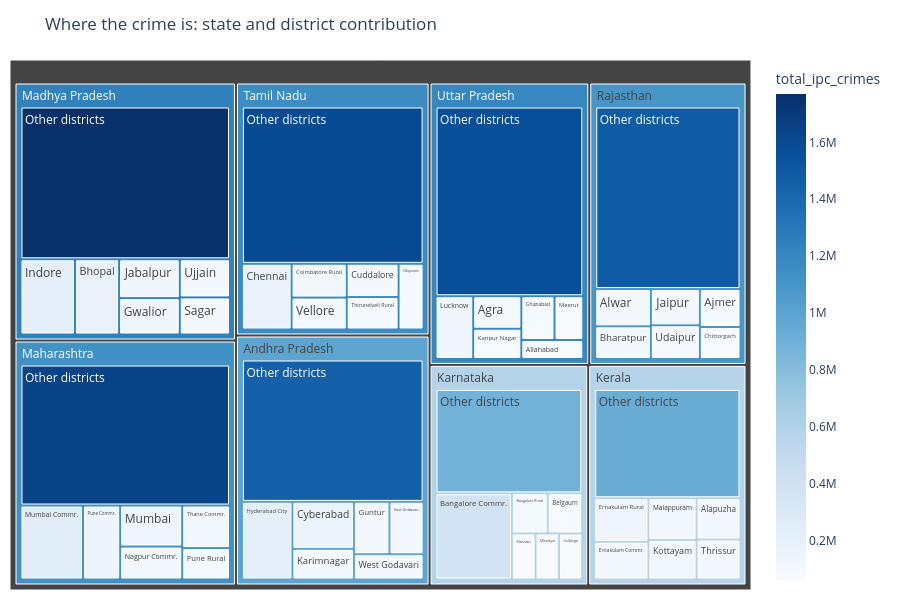

Notebook cell for this chart:
### Markdown cell above
## Chart 8: From state to district (interactive treemap)
**Question:** which districts drive the total of the biggest states? Click a state to zoom in. Each state shows its 6 largest districts and the rest grouped together.

### Code cell
dist_totals = df.groupby(["state", "district"])[TOTAL_COL].sum().reset_index()

parts = []
for st in top10[:8]:
    d = dist_totals[dist_totals["state"] == st].sort_values(TOTAL_COL, ascending=False)
    parts.append(d.head(6))
    leftover = d[TOTAL_COL].iloc[6:].sum()
    if leftover > 0:
        parts.append(pd.DataFrame({"state": [st], "district": ["Other districts"], TOTAL_COL: [leftover]}))
tree = pd.concat(parts, ignore_index=True)

fig = px.treemap(tree, path=["state", "district"], values=TOTAL_COL,
                 color=TOTAL_COL, color_continuous_scale="Blues",
                 title="Where the crime is: state and district contribution")
fig.update_layout(height=600, margin=dict(t=60, l=10, r=10, b=10))
fig.show()
save_html(fig, "03_08_state_district_treemap.html")

named = tree[tree["district"] != "Other districts"].sort_values(TOTAL_COL, ascending=False).iloc[0]
print(f"Insight: the single largest district in this view is {named['district']} ({named['state']}) with {named[TOTAL_COL]:,.0f} cases over the period.")

### Figure 1 — Plotly figure (JSON) as saved in the notebook; plotly's stock layout.template omitted (floating-point values rounded to 4 significant figures)
{"data": [{"branchvalues": "total", "customdata": [[226600.0], [183500.0], [130200.0], [121900.0], [105800.0], [103000.0], [1770000.0], [257500.0], [153100.0], [141800.0], [113800.0], [113200.0], [83370.0], [1645000.0], [182200.0], [104100.0], [98320.0], [96320.0], [94120.0], [91760.0], [1597000.0], [219300.0], [161700.0], [105600.0], [104100.0], [99970.0], [98530.0], [1448000.0], [132000.0], [87280.0], [81260.0], [81090.0], [70370.0], [65400.0], [1567000.0], [116100.0], [101200.0], [99530.0], [92100.0], [86370.0], [72550.0], [1484000.0], [380700.0], [83120.0], [80290.0], [62970.0], [62670.0], [61600.0], [886400.0], [136900.0], [118300.0], [116100.0], [110100.0], [105000.0], [101600.0], [925800.0], [1239000.0], [1136000.0], [1162000.0], [988800.0], [1201000.0], [1100000.0], [590800.0], [580500.0]], "domain": {"x": [0, 1], "y": [0, 1]}, "hovertemplate": "labels=%{label}<br>total_ipc_crimes_sum=%{value}<br>parent=%{parent}<br>id=%{id}<br>total_ipc_crimes=%{color}<extra></extra>", "ids": ["Madhya Pradesh/Indore", "Madhya Pradesh/Bhopal", "Madhya Pradesh/Jabalpur", "Madhya Pradesh/Gwalior", "Madhya Pradesh/Ujjain", "Madhya Pradesh/Sagar", "Madhya Pradesh/Other districts", "Maharashtra/Mumbai Commr.", "Maharashtra/Pune Commr.", "Maharashtra/Mumbai", "Maharashtra/Nagpur Commr.", "Maharashtra/Thane Commr.", "Maharashtra/Pune Rural", "Maharashtra/Other districts", "Tamil Nadu/Chennai", "Tamil Nadu/Coimbatore Rural", "Tamil Nadu/Vellore", "Tamil Nadu/Cuddalore", "Tamil Nadu/Thirunelveli Rural", "Tamil Nadu/Villupuram", "Tamil Nadu/Other districts", "Andhra Pradesh/Hyderabad City", "Andhra Pradesh/Cyberabad", "Andhra Pradesh/Karimnagar", "Andhra Pradesh/Guntur", "Andhra Pradesh/East Godavari", "Andhra Pradesh/West Godavari", "Andhra Pradesh/Other districts", "Uttar Pradesh/Lucknow", "Uttar Pradesh/Agra", "Uttar Pradesh/Kanpur Nagar", "Uttar Pradesh/Ghaziabad", "Uttar Pradesh/Meerut", "Uttar Pradesh/Allahabad", "Uttar Pradesh/Other districts", "Rajasthan/Alwar", "Rajasthan/Bharatpur", "Rajasthan/Jaipur", "Rajasthan/Udaipur", "Rajasthan/Ajmer", "Rajasthan/Chittorgarh", "Rajasthan/Other districts", "Karnataka/Bangalore Commr.", "Karnataka/Bangalore Rural", "Karnataka/Belgaum", "Karnataka/Hassan", "Karnataka/Mandya", "Karnataka/Gulbarga", "Karnataka/Other districts", "Kerala/Ernakulam Rural", "Kerala/Ernakulam Commr.", "Kerala/Malappuram", "Kerala/Kottayam", "Kerala/Alapuzha", "Kerala/Thrissur", "Kerala/Other districts", "Madhya Pradesh", "Maharashtra", "Tamil Nadu", "Andhra Pradesh", "Uttar Pradesh", "Rajasthan", "Karnataka", "Kerala"], "labels": ["Indore", "Bhopal", "Jabalpur", "Gwalior", "Ujjain", "Sagar", "Other districts", "Mumbai Commr.", "Pune Commr.", "Mumbai", "Nagpur Commr.", "Thane Commr.", "Pune Rural", "Other districts", "Chennai", "Coimbatore Rural", "Vellore", "Cuddalore", "Thirunelveli Rural", "Villupuram", "Other districts", "Hyderabad City", "Cyberabad", "Karimnagar", "Guntur", "East Godavari", "West Godavari", "Other districts", "Lucknow", "Agra", "Kanpur Nagar", "Ghaziabad", "Meerut", "Allahabad", "Other districts", "Alwar", "Bharatpur", "Jaipur", "Udaipur", "Ajmer", "Chittorgarh", "Other districts", "Bangalore Commr.", "Bangalore Rural", "Belgaum", "Hassan", "Mandya", "Gulbarga", "Other districts", "Ernakulam Rural", "Ernakulam Commr.", "Malappuram", "Kottayam", "Alapuzha", "Thrissur", "Other districts", "Madhya Pradesh", "Maharashtra", "Tamil Nadu", "Andhra Pradesh", "Uttar Pradesh", "Rajasthan", "Karnataka", "Kerala"], "marker": {"coloraxis": "coloraxis", "colors": [226600.0, 183500.0, 130200.0, 121900.0, 105800.0, 103000.0, 1770000.0, 257500.0, 153100.0, 141800.0, 113800.0, 113200.0, 83370.0, 1645000.0, 182200.0, 104100.0, 98320.0, 96320.0, 94120.0, 91760.0, 1597000.0, 219300.0, 161700.0, 105600.0, 104100.0, 99970.0, 98530.0, 1448000.0, 132000.0, 87280.0, 81260.0, 81090.0, 70370.0, 65400.0, 1567000.0, 116100.0, 101200.0, 99530.0, 92100.0, 86370.0, 72550.0, 1484000.0, 380700.0, 83120.0, 80290.0, 62970.0, 62670.0, 61600.0, 886400.0, 136900.0, 118300.0, 116100.0, 110100.0, 105000.0, 101600.0, 925800.0, 1239000.0, 1136000.0, 1162000.0, 988800.0, 1201000.0, 1100000.0, 590800.0, 580500.0]}, "name": "", "parents": ["Madhya Pradesh", "Madhya Pradesh", "Madhya Pradesh", "Madhya Pradesh", "Madhya Pradesh", "Madhya Pradesh", "Madhya Pradesh", "Maharashtra", "Maharashtra", "Maharashtra", "Maharashtra", "Maharashtra", "Maharashtra", "Maharashtra", "Tamil Nadu", "Tamil Nadu", "Tamil Nadu", "Tamil Nadu", "Tamil Nadu", "Tamil Nadu", "Tamil Nadu", "Andhra Pradesh", "Andhra Pradesh", "Andhra Pradesh", "Andhra Pradesh", "Andhra Pradesh", "Andhra Pradesh", "Andhra Pradesh", "Uttar Pradesh", "Uttar Pradesh", "Uttar Pradesh", "Uttar Pradesh", "Uttar Pradesh", "Uttar Pradesh", "Uttar Pradesh", "Rajasthan", "Rajasthan", "Rajasthan", "Rajasthan", "Rajasthan", "Rajasthan", "Rajasthan", "Karnataka", "Karnataka", "Karnataka", "Karnataka", "Karnataka", "Karnataka", "Karnataka", "Kerala", "Kerala", "Kerala", "Kerala", "Kerala", "Kerala", "Kerala", "", "", "", "", "", "", "", ""], "type": "treemap", "values": [226600.0, 183500.0, 130200.0, 121900.0, 105800.0, 103000.0, 1770000.0, 257500.0, 153100.0, 141800.0, 113800.0, 113200.0, 83370.0, 1645000.0, 182200.0, 104100.0, 98320.0, 96320.0, 94120.0, 91760.0, 1597000.0, 219300.0, 161700.0, 105600.0, 104100.0, 99970.0, 98530.0, 1448000.0, 132000.0, 87280.0, 81260.0, 81090.0, 70370.0, 65400.0, 1567000.0, 116100.0, 101200.0, 99530.0, 92100.0, 86370.0, 72550.0, 1484000.0, 380700.0, 83120.0, 80290.0, 62970.0, 62670.0, 61600.0, 886400.0, 136900.0, 118300.0, 116100.0, 110100.0, 105000.0, 101600.0, 925800.0, 2641000.0, 2508000.0, 2264000.0, 2237000.0, 2085000.0, 2052000.0, 1618000.0, 1614000.0]}], "layout": {"coloraxis": {"colorbar": {"title": {"text": "total_ipc_crimes"}}, "colorscale": [[0, "rgb(247,251,255)"], [0.125, "rgb(222,235,247)"], [0.25, "rgb(198,219,239)"], [0.375, "rgb(158,202,225)"], [0.5, "rgb(107,174,214)"], [0.625, "rgb(66,146,198)"], [0.75, "rgb(33,113,181)"], [0.875, "rgb(8,81,156)"], [1, "rgb(8,48,107)"]]}, "height": 600, "legend": {"tracegroupgap": 0}, "margin": {"b": 10, "l": 10, "r": 10, "t": 60}, "title": {"text": "Where the crime is: state and district contribution"}}}
